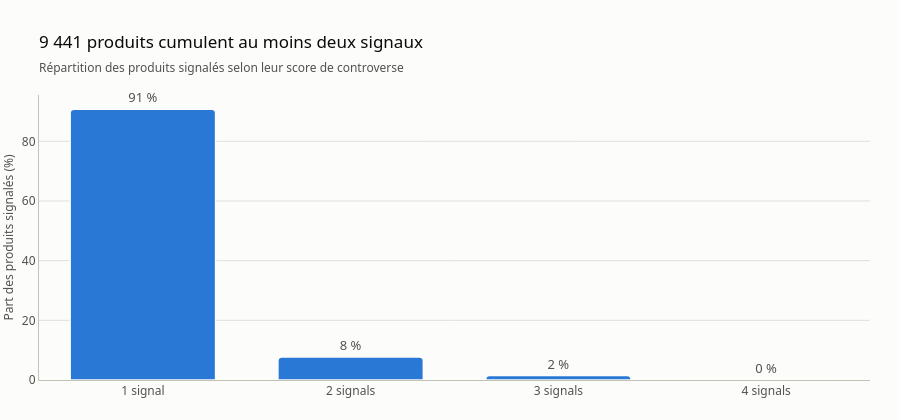

This figure's notebook cell:
### Code cell
dist = (
    signals["controversy_score"]
    .value_counts()
    .sort_index()
    .rename_axis("score")
    .reset_index(name="products")
)
dist["share"] = 100 * dist["products"] / dist["products"].sum()
multi = dist.loc[dist["score"] >= 2, "products"].sum()

fig = charts.category_bars(
    dist,
    "score",
    "share",
    {s: PRIMARY for s in dist["score"]},
    counts="products",
    labels={s: f"{s} signal" + ("s" if s > 1 else "") for s in dist["score"]},
    title=f"{fmt_int(multi)} produits cumulent au moins deux signaux",
    subtitle="Répartition des produits signalés selon leur score de controverse",
    value_label="Part des produits signalés (%)",
)
save_figure(fig, "controversy_score_distribution")
findings.append(
    f"{fmt_int(len(signals))} produits signalés, dont {fmt_int(multi)} avec au moins deux signaux."
)
fig.show()

### Figure 1 — Plotly figure (JSON) as saved in the notebook; plotly's stock layout.template omitted (floating-point values rounded to 4 significant figures)
{"data": [{"cliponaxis": false, "customdata": [92571, 7874, 1540, 27], "hovertemplate": "%{x}<br>%{y:.1f} %<br>%{customdata:,.0f} produits<extra></extra>", "marker": {"color": ["#2a78d6", "#2a78d6", "#2a78d6", "#2a78d6"]}, "text": ["91 %", "8 %", "2 %", "0 %"], "textfont": {"color": "#52514e"}, "textposition": "outside", "type": "bar", "x": ["1 signal", "2 signals", "3 signals", "4 signals"], "y": [90.75, 7.719, 1.51, 0.02647]}], "layout": {"height": 420, "showlegend": false, "title": {"subtitle": {"text": "Répartition des produits signalés selon leur score de controverse"}, "text": "9 441 produits cumulent au moins deux signaux"}, "xaxis": {"showgrid": false}, "yaxis": {"rangemode": "tozero", "title": {"text": "Part des produits signalés (%)"}}}}
